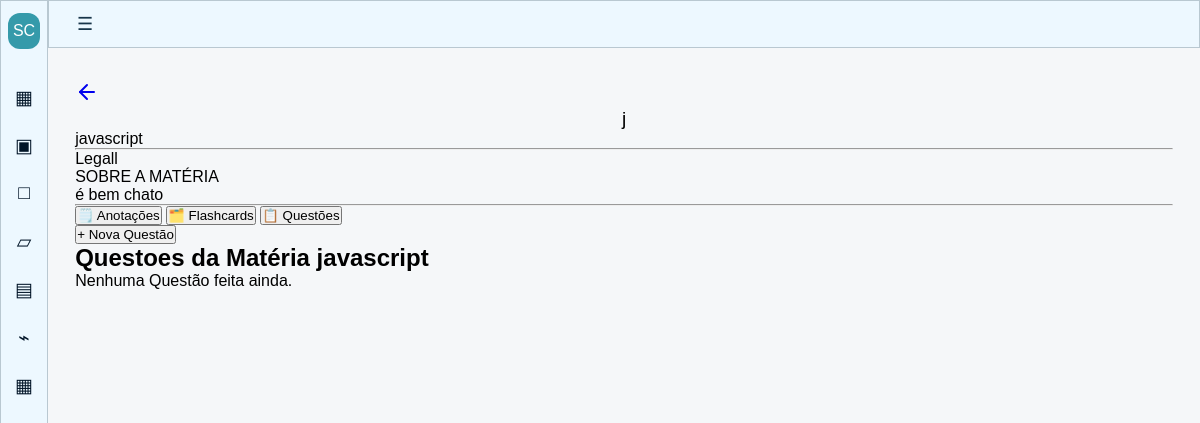
Page /materia/2 on the earlier database version.
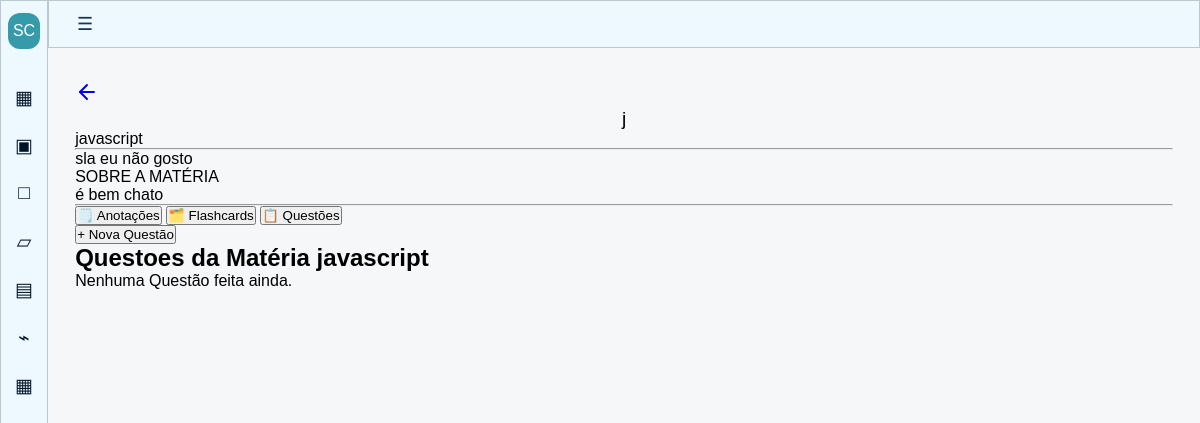
Same page on the later database version.
### simulado_e_cards/models.py (models this page shows)
class Materia(database.Model):
    id = database.Column(database.Integer(), primary_key=True)
    nome_materia = database.Column(database.String(), nullable=False)
    descricao_materia = database.Column(database.Text(40), nullable=False)
    sobre_materia = database.Column(database.Text(), nullable=False)
    cor = database.Column(database.String(7), nullable=False, default="#2E8B9F")
    anotacoes = database.relationship("Anotacao", backref="materia", lazy=True)

### simulado_e_cards/routes.py (the view, shortened to what this page needs)
@app.route("/materia/<int:materia_id>", methods=["GET", "POST"])
def materia(materia_id):
    form_card = FormCard()
    form_questao = FormQuestao()
    form_anotacao = FormAnotacao()
    modal_aberto = None
    card_edicao = None
    anotacao_edicao = None
    materia = Materia.query.get_or_404(materia_id)
    if "botao_submit_excluir" in request.form:
        card_id = request.form.get("card_id")
        card = Card.query.filter_by(id=card_id, materia_id=materia_id).first()
        database.session.delete(card)
        database.session.commit()
        return redirect(url_for("materia", materia_id=materia_id) + "#flashcards")
    anotacoes = Anotacao.query.filter_by(materia_id=materia_id).all()
    questoes = Questao.query.filter_by(materia_id=materia_id).all()
    cards = Card.query.filter_by(materia_id=materia_id).all()
    return render_template(
        "materia.html",
        materia=materia,
        form_anotacao=form_anotacao,
        form_questao=form_questao,
        questoes=questoes,
        form_card=form_card,
        cards=cards,
        modal_aberto=modal_aberto,
        card_edicao=card_edicao,
        anotacoes=anotacoes,
        anotacao_edicao=anotacao_edicao
    )

### simulado_e_cards/templates/materia.html (shortened to what this page needs)
{% extends 'base.html' %}
{% block body %}
<div>
    <div>
        <a href="{{ url_for('materias') }}">
            <svg xmlns="http://www.w3.org/2000/svg" width="24" height="24" viewBox="0 0 24 24" fill="none" stroke="currentColor" stroke-width="2" stroke-linecap="round" stroke-linejoin="round" class="lucide lucide-arrow-left h-4 w-4" aria-hidden="true"><path d="m12 19-7-7 7-7"></path><path d="M19 12H5"></path></svg>
        </a>
        <div>
            <div class="icon">{{ materia.nome_materia[0] }}</div>
            <p>{{ materia.nome_materia }}</p>
            <hr>
            <p>{{ materia.descricao_materia }}</p>
        </div>
    </div>
    <div>
        <span>SOBRE A MATÉRIA</span>
        <p>{{ materia.sobre_materia }}</p>
    </div>
</div>
<hr>
<nav>
    <button data-aba="anotacoes">
        🗒️ Anotações
    </button>
    <button data-aba="flashcards">
        🗂️ Flashcards
    </button>
    <button class="ativo" data-aba="questoes">
        📋 Questões
    </button>
</nav>
<section id="questoes" class="conteudo ativo">
    <button type="button" commandfor="modal-materia" command="show-modal">
        + Nova Questão
    </button>
    <h2>Questoes da Matéria {{ materia.nome_materia }}</h2>
    {% for questao in questoes %}
        <div class="card-conector">
            <h3>{{ questao.enunciado }}</h3>
            <p>{{ questao.alternativa_a }}</p>
            <p>{{ questao.alternativa_b }}</p>
            <p>{{ questao.alternativa_c }}</p>
            <p>{{ questao.alternativa_d }}</p>
        </div>
    {% else %}
        <p class="vazio">Nenhuma Questão feita ainda.</p>
    {% endfor %}
</section>
{% endblock %}

Differences in the rows shown:
changed Materia "javascript": descricao_materia "Legall" → "sla eu não gosto"
